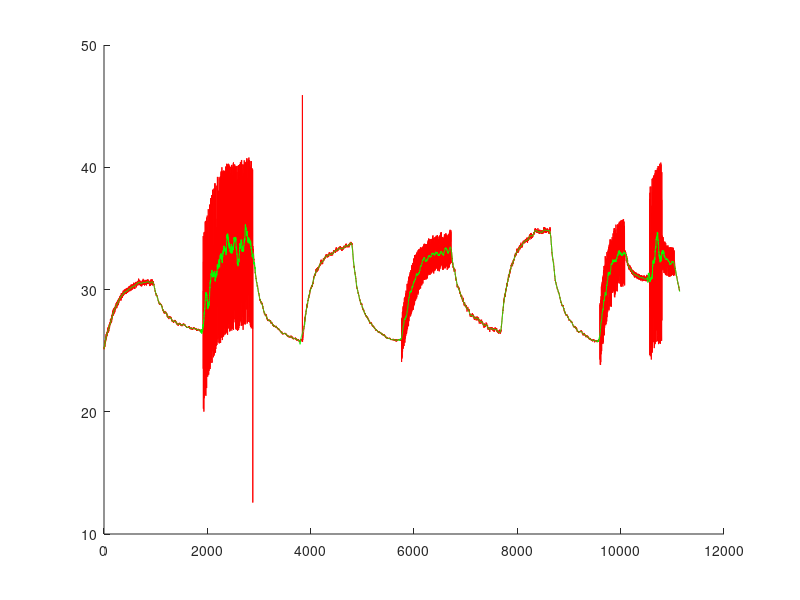

Write the MATLAB code that produced this figure.
clc
clear
close all

load AIDC_data_no4_T5.mat

x=1:length(T5);


order = 3;
framelen = 93;

y = sgolayfilt(T5,order,framelen);


figure(1)
hold on 
plot(x,T5,"Color","R")
plot(x,y,"Color","G")
hold off

